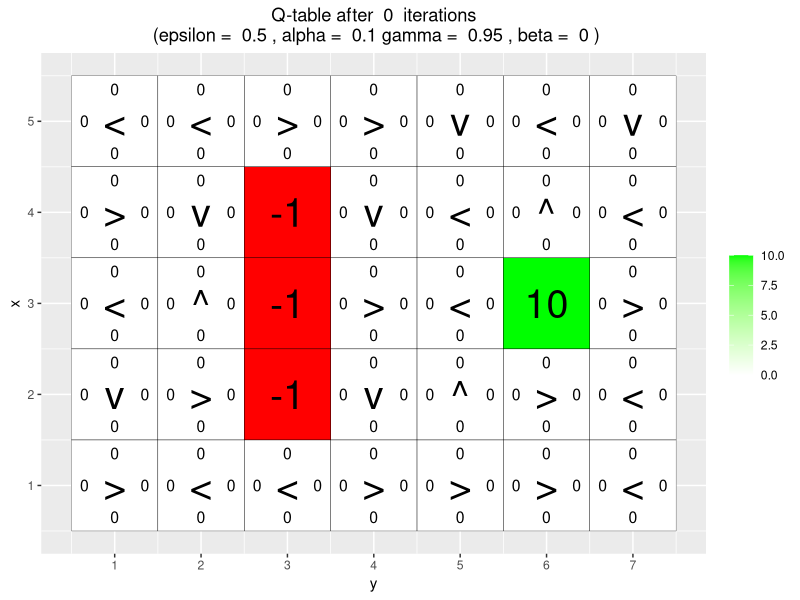
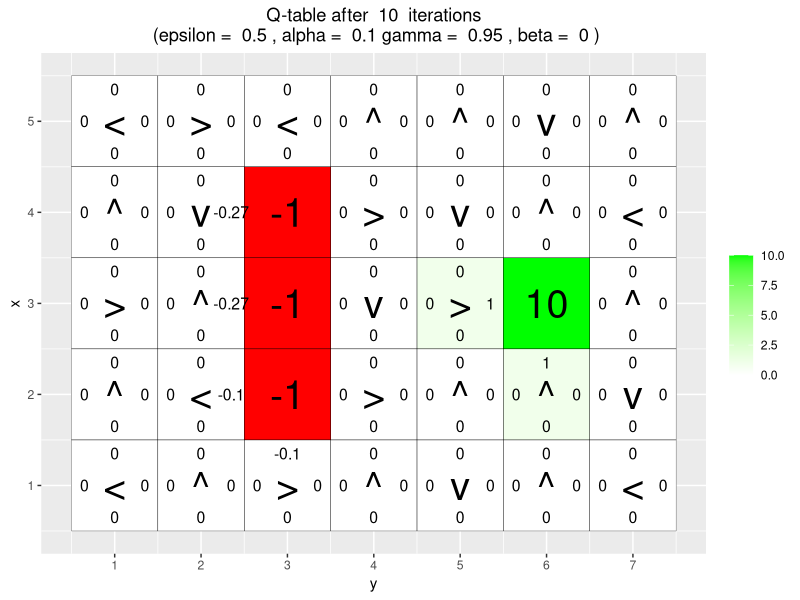
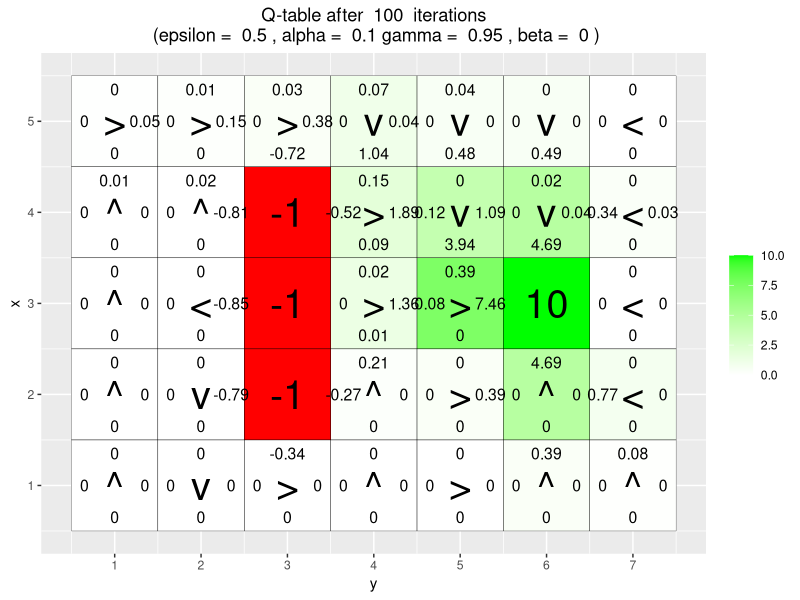
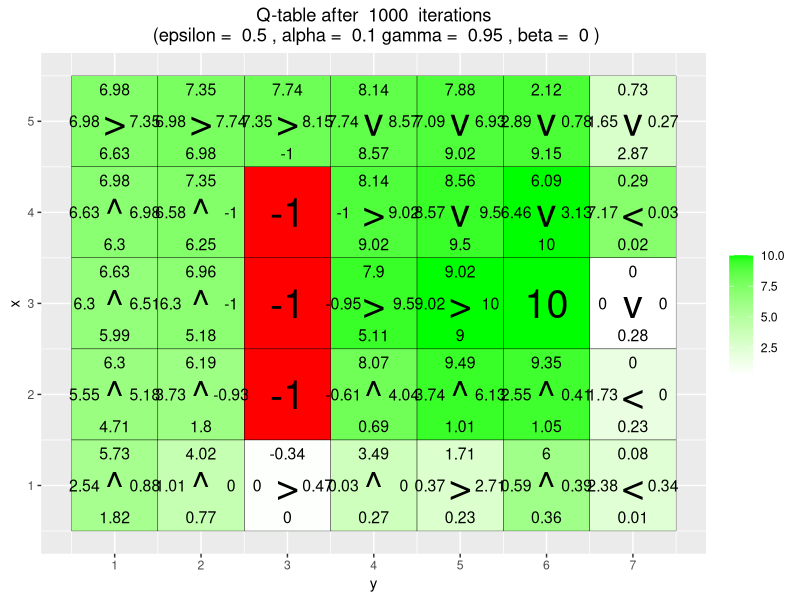
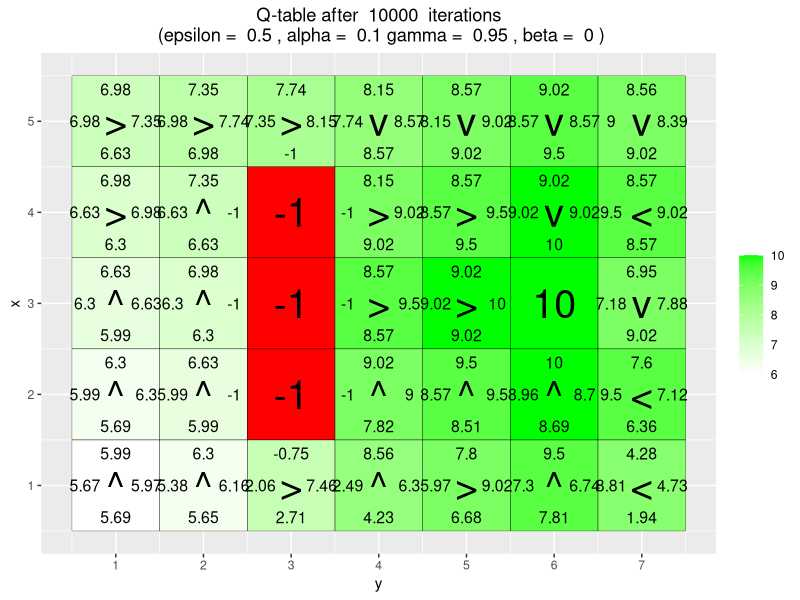
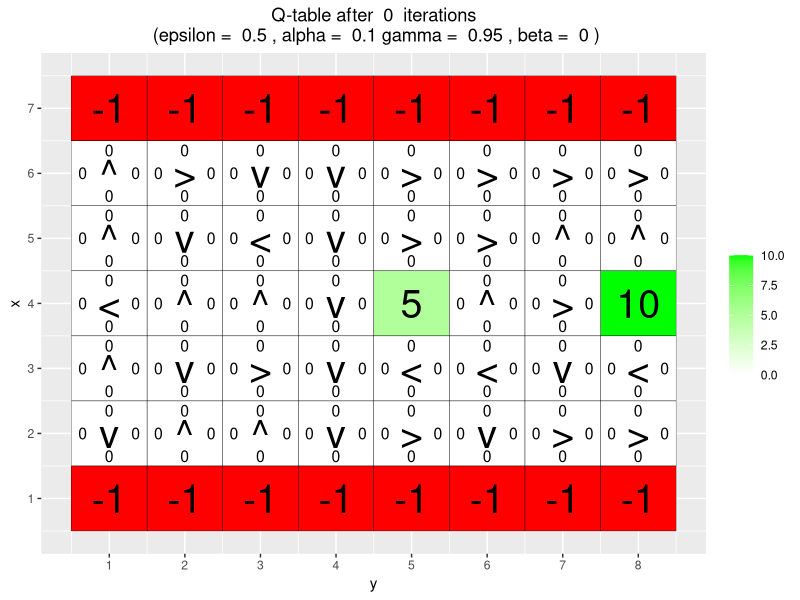
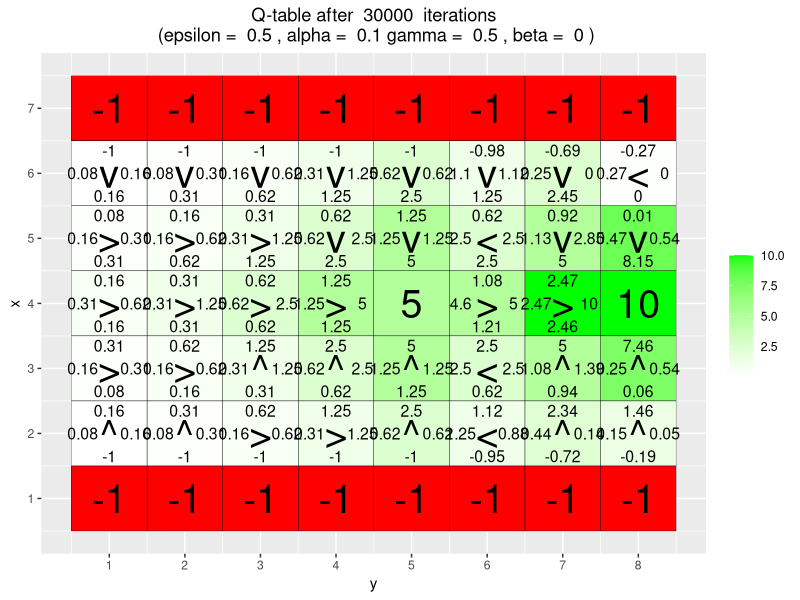
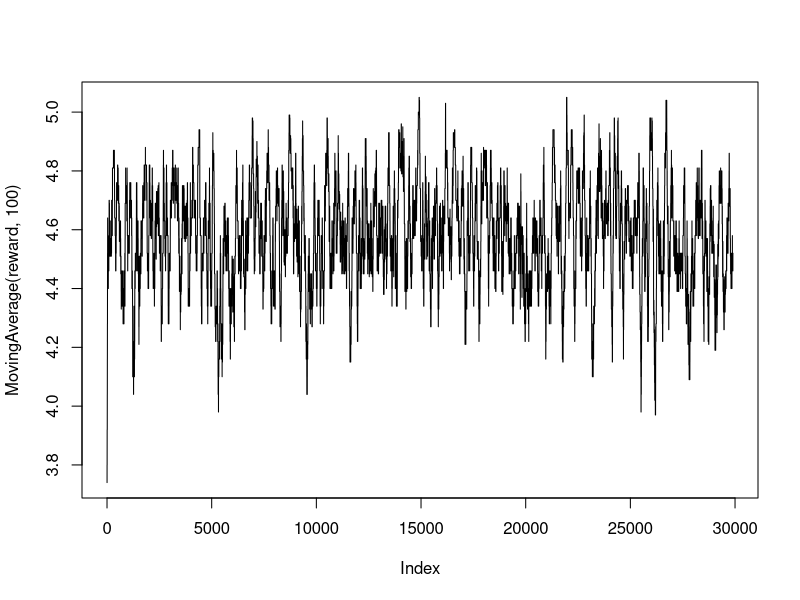

The R script that drew these images, in order: (Note: a time limit stopped this script after it produced the figures.)
## ---- chunk 1
knitr::opts_chunk$set(echo = TRUE, message = FALSE, warning=FALSE, fig.width = 5, fig.height = 3, fig.align = 'center')

## ---- chunk 2

library(knitr)
library(ggplot2)
## ---- chunk 3
# given code 
arrows <- c("^", ">", "v", "<")
action_deltas <- list(c(1,0), # up
                      c(0,1), # right
                      c(-1,0), # down
                      c(0,-1)) # left


vis_environment <- function(iterations=0, epsilon = 0.5, alpha = 0.1, gamma = 0.95, beta = 0){
  
  # Visualize an environment with rewards. 
  # Q-values for all actions are displayed on the edges of each tile.
  # The (greedy) policy for each state is also displayed.
  # 
  # Args:
  #   iterations, epsilon, alpha, gamma, beta (optional): for the figure title.
  #   reward_map (global variable): a HxW array containing the reward given at each state.
  #   q_table (global variable): a HxWx4 array containing Q-values for each state-action pair.
  #   H, W (global variables): environment dimensions.
  
  df <- expand.grid(x=1:H,y=1:W)
  foo <- mapply(function(x,y) ifelse(reward_map[x,y] == 0,q_table[x,y,1],NA),df$x,df$y)
  df$val1 <- as.vector(round(foo, 2))
  foo <- mapply(function(x,y) ifelse(reward_map[x,y] == 0,q_table[x,y,2],NA),df$x,df$y)
  df$val2 <- as.vector(round(foo, 2))
  foo <- mapply(function(x,y) ifelse(reward_map[x,y] == 0,q_table[x,y,3],NA),df$x,df$y)
  df$val3 <- as.vector(round(foo, 2))
  foo <- mapply(function(x,y) ifelse(reward_map[x,y] == 0,q_table[x,y,4],NA),df$x,df$y)
  df$val4 <- as.vector(round(foo, 2))
  foo <- mapply(function(x,y) 
    ifelse(reward_map[x,y] == 0,arrows[GreedyPolicy(x,y)],reward_map[x,y]),df$x,df$y)
  df$val5 <- as.vector(foo)
  foo <- mapply(function(x,y) ifelse(reward_map[x,y] == 0,max(q_table[x,y,]),
                                     ifelse(reward_map[x,y]<0,NA,reward_map[x,y])),df$x,df$y)
  df$val6 <- as.vector(foo)
  
  print(ggplot(df,aes(x = y,y = x)) +
          scale_fill_gradient(low = "white", high = "green", na.value = "red", name = "") +
          geom_tile(aes(fill=val6)) +
          geom_text(aes(label = val1),size = 4,nudge_y = .35,na.rm = TRUE) +
          geom_text(aes(label = val2),size = 4,nudge_x = .35,na.rm = TRUE) +
          geom_text(aes(label = val3),size = 4,nudge_y = -.35,na.rm = TRUE) +
          geom_text(aes(label = val4),size = 4,nudge_x = -.35,na.rm = TRUE) +
          geom_text(aes(label = val5),size = 10) +
          geom_tile(fill = 'transparent', colour = 'black') + 
          ggtitle(paste("Q-table after ",iterations," iterations\n",
                        "(epsilon = ",epsilon,", alpha = ",alpha,"gamma = ",gamma,", beta = ",beta,")")) +
          theme(plot.title = element_text(hjust = 0.5)) +
          scale_x_continuous(breaks = c(1:W),labels = c(1:W)) +
          scale_y_continuous(breaks = c(1:H),labels = c(1:H)))
  
}


transition_model <- function(x, y, action, beta){
  
  # Computes the new state after given action is taken. The agent will follow the action 
  # with probability (1-beta) and slip to the right or left with probability beta/2 each.
  # 
  # Args:
  #   x, y: state coordinates.
  #   action: which action the agent takes (in {1,2,3,4}).
  #   beta: probability of the agent slipping to the side when trying to move.
  #   H, W (global variables): environment dimensions.
  # 
  # Returns:
  #   The new state after the action has been taken.
  
  delta <- sample(-1:1, size = 1, prob = c(0.5*beta,1-beta,0.5*beta))
  final_action <- ((action + delta + 3) %% 4) + 1
  foo <- c(x,y) + unlist(action_deltas[final_action])
  foo <- pmax(c(1,1),pmin(foo,c(H,W)))
  
  return (foo)
}


## ---- chunk 4
# greedy function
GreedyPolicy <- function(x, y){
  
  # Get a greedy action for state (x,y) from q_table.
  #
  # Args:
  #   x, y: state coordinates.
  #   q_table (global variable): a HxWx4 array containing Q-values for each state-action pair.
  # 
  # Returns:
  #   An action, i.e. integer in {1,2,3,4}.
  
  # Your code here.
  max_actions <- which(q_table[x,y,]==max(q_table[x,y,])) # picking out all max values
 
  max_actions[sample(seq_along(max_actions),1)]# Random if two actions are equally good in the table

  }

# Epsilon greedy function
EpsilonGreedyPolicy <- function(x, y, epsilon){
  
  # Get an epsilon-greedy action for state (x,y) from q_table.
  #
  # Args:
  #   x, y: state coordinates.
  #   epsilon: probability of acting randomly.
  # 
  # Returns:
  #   An action, i.e. integer in {1,2,3,4}.
  
  # Your code here.
  if (runif(1)< 1-epsilon){
    GreedyPolicy(x,y) # best known action
  }
  else{
    sample(c(1,2,3,4),1) # random action
  }
  
}
## ---- chunk 5



q_learning <- function(start_state, epsilon = 0.5, alpha = 0.1, gamma = 0.95, 
                       beta = 0){
  
  # Perform one episode of Q-learning. The agent should move around in the 
  # environment using the given transition model and update the Q-table.
  # The episode ends when the agent reaches a terminal state.
  # 
  # Args:
  #   start_state: array with two entries, describing the starting position of the agent.
  #   epsilon (optional): probability of acting randomly.
  #   alpha (optional): learning rate.
  #   gamma (optional): discount factor.
  #   beta (optional): slipping factor.
  #   reward_map (global variable): a HxW array containing the reward given at each state.
  #   q_table (global variable): a HxWx4 array containing Q-values for each state-action pair.
  # 
  # Returns:
  #   reward: reward received in the episode.
  #   correction: sum of the temporal difference correction terms over the episode.
  #   q_table (global variable): Recall that R passes arguments by value. So, q_table being
  #   a global variable can be modified with the superassigment operator <<-.
  
  # Your code here.

  x <- start_state[1]
  y <- start_state[2]
  episode_correction <- c()
  repeat{
    # Follow policy, execute action, get reward.
    
    action <-  EpsilonGreedyPolicy(x,y,epsilon)
    new_pos <- transition_model(x,y,action,beta)
    reward <- reward_map[new_pos[1], new_pos[2]]
    
    

    # correction
    corr <-(alpha*(reward + gamma *max(q_table[new_pos[1],new_pos[2],])-q_table[x,y,action] ))
    # Q-table update.
    q_table[x,y,action] <<- q_table[x,y,action] + corr
    # sum of corrections
    episode_correction <- c(episode_correction , corr)
    x <- new_pos[1]
    y <- new_pos[2]
    
    if(reward!=0)
      # End episode.
      return (c(reward,sum(episode_correction)))
  }
  
}




## ---- chunk 6
# Environment A (learning)
set.seed(12345)
H <- 5
W <- 7

reward_map <- matrix(0, nrow = H, ncol = W)
reward_map[3,6] <- 10
reward_map[2:4,3] <- -1

q_table <- array(0,dim = c(H,W,4))

vis_environment()

for(i in 1:10000){
  foo <- q_learning(start_state = c(3,1))
  
  if(any(i==c(10,100,1000,10000)))
    vis_environment(i)
}

## ---- chunk 7
# Environment B (the effect of epsilon and gamma)

H <- 7
W <- 8

reward_map <- matrix(0, nrow = H, ncol = W)
reward_map[1,] <- -1
reward_map[7,] <- -1
reward_map[4,5] <- 5
reward_map[4,8] <- 10

q_table <- array(0,dim = c(H,W,4))

vis_environment()

MovingAverage <- function(x, n){
  
  cx <- c(0,cumsum(x))
  rsum <- (cx[(n+1):length(cx)] - cx[1:(length(cx) - n)]) / n
  
  return (rsum)
}

for(j in c(0.5,0.75,0.95)){
  q_table <- array(0,dim = c(H,W,4))
  reward <- NULL
  correction <- NULL
  
  for(i in 1:30000){
    foo <- q_learning(gamma = j, start_state = c(4,1))
    reward <- c(reward,foo[1])
    correction <- c(correction,foo[2])
  }
  
  vis_environment(i, gamma = j)
  plot(MovingAverage(reward,100),type = "l")
  plot(MovingAverage(correction,100),type = "l")
}

for(j in c(0.5,0.75,0.95)){
  q_table <- array(0,dim = c(H,W,4))
  reward <- NULL
  correction <- NULL
  
  for(i in 1:30000){
    foo <- q_learning(epsilon = 0.1, gamma = j, start_state = c(4,1))
    reward <- c(reward,foo[1])
    correction <- c(correction,foo[2])
  }
  
  vis_environment(i, epsilon = 0.1, gamma = j)
  plot(MovingAverage(reward,100),type = "l")
  plot(MovingAverage(correction,100),type = "l")
}
## ---- chunk 8

# Environment C (the effect of beta).

H <- 3
W <- 6

reward_map <- matrix(0, nrow = H, ncol = W)
reward_map[1,2:5] <- -1
reward_map[1,6] <- 10

q_table <- array(0,dim = c(H,W,4))

vis_environment()

for(j in c(0,0.2,0.4,0.66)){
  q_table <- array(0,dim = c(H,W,4))
  
  for(i in 1:10000)
    foo <- q_learning(gamma = 0.6, beta = j, start_state = c(1,1))
  
  vis_environment(i, gamma = 0.6, beta = j)
}
## ---- chunk 9
knitr::include_graphics('pic1.png')
## ---- chunk 10
knitr::include_graphics('pic2.png')
